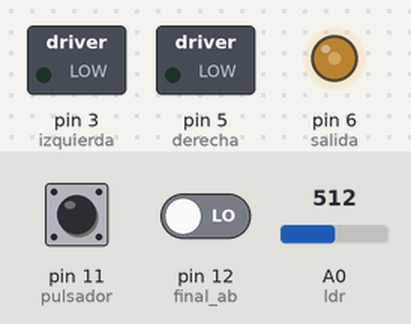
The sketch below on a simulated Arduino Uno, built with avr-gcc and run on an emulated ATmega328P. Parts: switched loads named in the sketch (green lamp = pin HIGH), output pins drawn as LEDs (lit = HIGH). The test bench sets the inputs (shaded band); at power-on: A0 (ldr) = 512, pin 11 (pulsador) LOW, pin 12 (final_ab) LOW.

Above: at 1.2 s.
1.3 s: A0 (ldr) set to 595
2.8 s: A0 (ldr) set to 617
At 3.9 s:
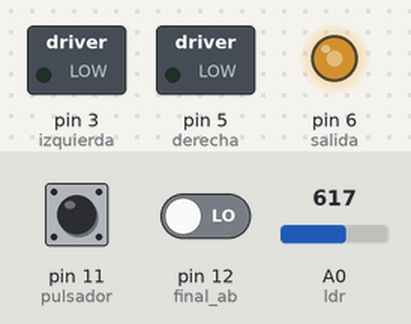
4.3 s: pin 11 (pulsador) pulled HIGH for 0.15 s
At 5.6 s:
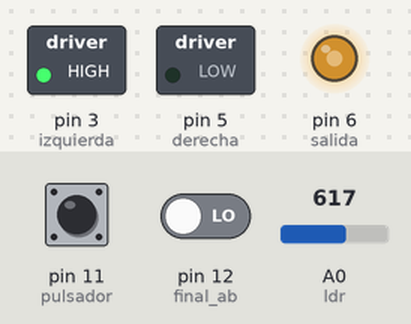
5.9 s: A0 (ldr) set to 511
At 6.3 s:
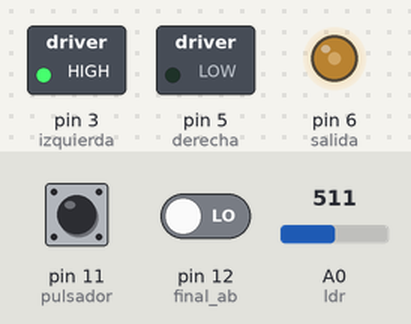
7.4 s: A0 (ldr) set to 439
8.9 s: A0 (ldr) set to 410
At 9.8 s:
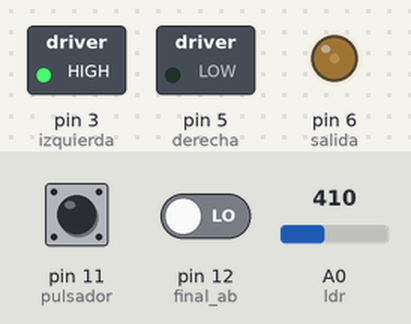
Timing chart, 0 to 11.4 s (numbered marks = the images above; inputs shaded):
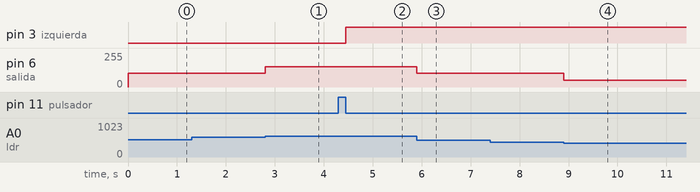

The sketch:

automatismo_toldo.ino
```cpp
/*Este script cambia co anterior xa que so se usa un motor mediante
unha ponte H para poder cambiarlle o xiro ao motor.
Autor:Guillermo Salgueiro Chorén
Data:15/3/24
*/

// Definición de pines
#define izquierda 3
#define derecha 5
#define pulsador 11
#define final_ab 12
#define final_ar 13
#define ldr A0
#define salida 6
// Variables de control
bool activado;
int contador;
bool finalc_ab;
bool finalc_ar;
int vldr;
int enable;
// Función de configuración (se ejecuta una vez al inicio)
void setup() {
  // Configuración de pines
  pinMode(izquierda, OUTPUT);
  pinMode(derecha, OUTPUT);
  pinMode(pulsador, INPUT);
  pinMode(final_ab,INPUT);
  pinMode(final_ar,INPUT);
  pinMode(ldr,INPUT);
  pinMode(salida,OUTPUT);
  // Inicialización de variables
  contador = 0;
  activado=0;
}

// Función principal (se ejecuta continuamente en un bucle)
void loop() {
  //Mapeado da LDR e escritura da variable dependendo do nivel
  vldr=analogRead(ldr);
  enable=map(vldr,54,974,0,5);
  switch(enable){
   case 0:
    analogWrite(salida,12.75);
    break;
   case 1:
    analogWrite(salida,51);
    break;
   case 2:
    analogWrite(salida,102);
    break;
   case 3:
    analogWrite(salida,153);
    break;
   case 4:
    analogWrite(salida,204);
    break;
   case 5:
    analogWrite(salida,255);
    break;
  }
  // Lectura del estado del pulsador
  activado = digitalRead(pulsador);
  // Si el pulsador está activado
  if (activado == 1) {
    // Cambiar el estado del contador al siguiente (0, 1, 2, o 3)
    contador = (contador + 1) % 4;
    // Pequeño retardo para evitar rebotes
    delay(100);
    // Esperar hasta que el pulsador sea liberado
    while (digitalRead(pulsador) == 1) {
      delay(10);
    }
  }
  // Cambios de estado dos motores
  switch (contador) {
    //Parado
    case 0:
    case 2:
    parar();
    finalc_ab=0;
    finalc_ar=0;
    break;
    //Baixando
    case 1:
      if (digitalRead(final_ab) == 1 or finalc_ab==1) {
        parar();
        //Sale do if porque se activa o final de carrera
        //e establecese o estado 2 para que o siguiente motor sexa
        //o de subida
        finalc_ab++;
        contador=2;
      } else {
        bajar();
      }
    break;
    //Subindo
    case 3:
      if (digitalRead(final_ar) == 1 or finalc_ar==1) {
        parar();
       // Sale do if porque se activa o final de carrera
       //e establecese o estado 0 para que o siguiente motor sexa
       //o de baixada
        finalc_ar++;
        contador=0;
      } else {
        subir();
      }
    break;
  }
}

// Funciones complementarias

// Mover hacia arriba
void subir() {
  digitalWrite(izquierda, LOW);
  digitalWrite(derecha, HIGH);
}

// Mover hacia abajo
void bajar() {
  digitalWrite(derecha, LOW);
  digitalWrite(izquierda, HIGH);
}

// Detener el movimiento
void parar() {
  digitalWrite(izquierda, LOW);
  digitalWrite(derecha, LOW);
}
```

Measured:
- the behaviour switches between 605 and 606 on A0 (ldr) (found by bisection; images 0 and 1)
- the behaviour switches between 422 and 421 on A0 (ldr) (found by bisection; images 3 and 4)
- after the input at 1.3 s, every drawn part: stays the same
- after the input at 2.8 s, pin 6 (salida): 102/255 → 153/255 at once
- after the input at 4.3 s, pin 3 (izquierda): LOW → HIGH after 0.15 s
- after the input at 5.9 s, pin 6 (salida): 153/255 → 102/255 at once
- after the input at 7.4 s, every drawn part: stays the same
- after the input at 8.9 s, pin 6 (salida): 102/255 → 51/255 at once
